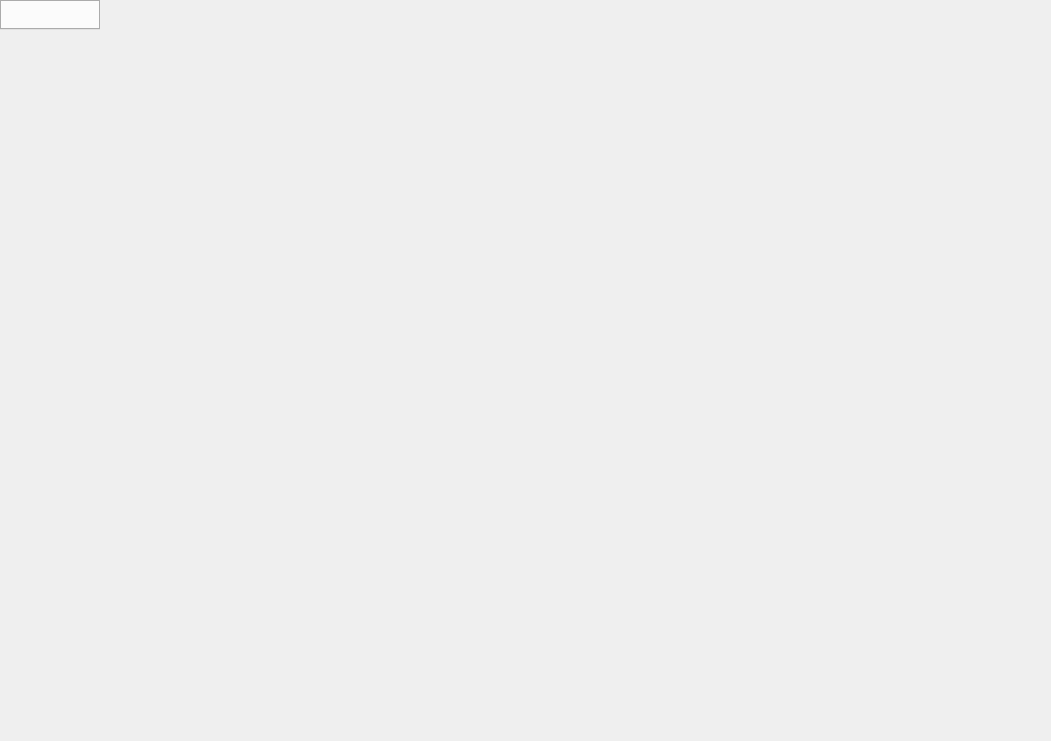
<?xml version="1.0" encoding="UTF-8"?>
<ui version="4.0">
 <class>Commissioner</class>
 <widget class="QMainWindow" name="Commissioner">
  <property name="geometry">
   <rect>
    <x>0</x>
    <y>0</y>
    <width>1051</width>
    <height>741</height>
   </rect>
  </property>
  <property name="sizePolicy">
   <sizepolicy hsizetype="Preferred" vsizetype="Preferred">
    <horstretch>0</horstretch>
    <verstretch>0</verstretch>
   </sizepolicy>
  </property>
  <property name="windowTitle">
   <string>Tk Commissioner</string>
  </property>
  <widget class="QTabWidget" name="tabController">
   <property name="currentIndex">
    <number>-1</number>
   </property>
   <property name="tabsClosable">
    <bool>true</bool>
   </property>
  </widget>
 </widget>
 <resources/>
 <connections/>
</ui>
